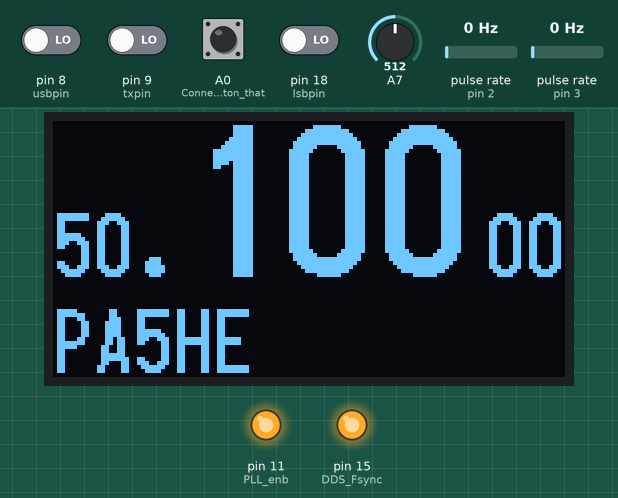
Bench run of a sketch on a simulated Arduino Pro Mini, built with avr-gcc and run on an emulated ATmega328P. Parts: 128×64 one-colour display, output pins drawn as LEDs (lit = HIGH). Wiring (inferred from the names in the program): 2 × pulse sensor: data pin 2 / data pin 3. The inputs (shaded band) are chosen by the test bench; at power-on: A0 (Connect_to_a_button_that) HIGH, pin 8 (usbpin), pin 9 (txpin), pin 18 (lsbpin) LOW, A7 = 512, pulse rate (sensors on pin 2, pin 3) 0 Hz. Pins used as bus, display or sensor lines are not drawn.

Above: at 1.2 s.
1.3 s: A0 (Connect_to_a_button_that) pulled LOW for 0.15 s
At 2.9 s:
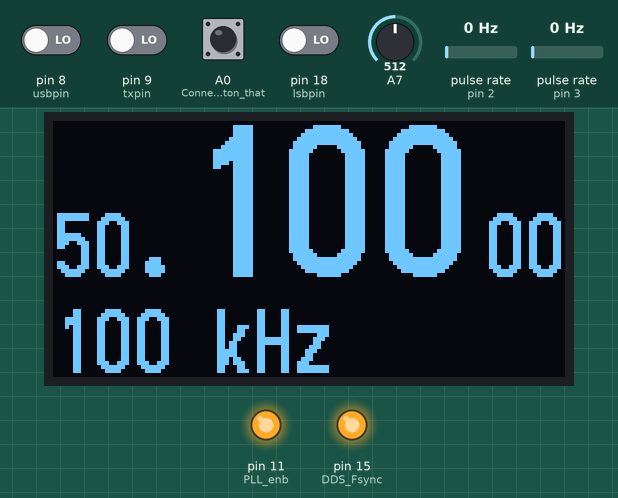
3.2 s: A0 (Connect_to_a_button_that) pulled LOW for 1 s
At 5.6 s:
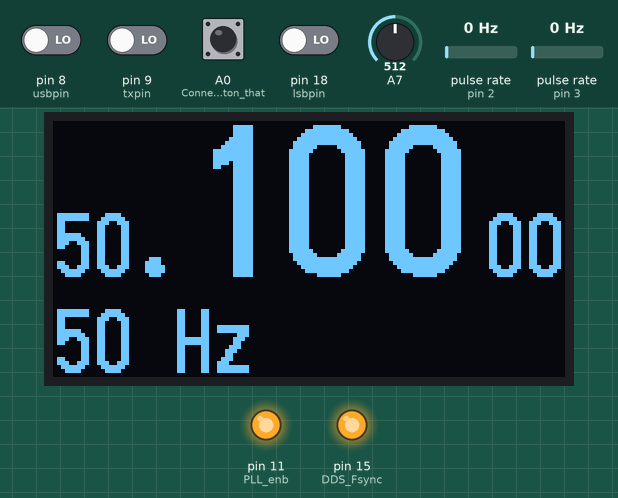
Timing chart, 0 to 7.1 s (numbered marks = the images above; inputs shaded):
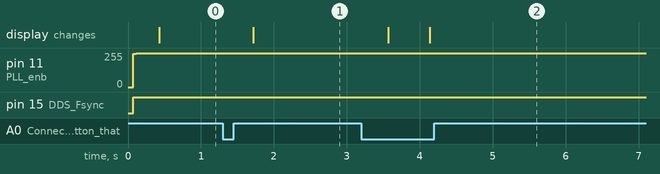

Measured:
- after the input at 1.3 s, the display: changes after 0.42 s (image 1)
- after the input at 3.2 s, the display: first changes after 0.37 s (image 2 shows a later state)

The sketch:

pll_initial.ino
```cpp
/* Display for CB transceiver Arduino mini and SSD1606 Display
 * Pins used :
 * Display D0=4  D1=5 Reset =6  DC=7
 * Encoder  pin 2 , pin3 , Switch =A0
 * PLL      10 , 11 , 12
 */
#include <Arduino.h>
#include <U8g2lib.h>

#ifdef U8X8_HAVE_HW_SPI
#include <SPI.h>
#endif
#ifdef U8X8_HAVE_HW_I2C
#include <Wire.h>
#endif
#define pulseLow(pin) {digitalWrite(pin, LOW); digitalWrite(pin, HIGH); }

int encoderPin1 = 3;             // encoder
int encoderPin2 = 2;             // encoder
int lsbpin = 18  ;                   // assign LSB to pin D18/A4 pin D13 (spare) happen to be connected to a LED on the pro mini PCB
int usbpin = 8  ;                   // assign usb to D8
int txpin= 9;                         // assign tx to D9
int PLL_enb = 11;                 // assign PLL enable to D11
int PLL_dta = 10;                  // assign PLL data to D10
int PLL_clk = 12;                   // assign PLL clock to D12
int DDS_SDA = 17;
int DDS_SCL = 16;
int DDS_Fsync = 15;
volatile int lastEncoded = 0;    // encoder
long lastencoderValue = 0;       // encoder
int lastMSB = 0;                     // encoder
int lastLSB = 0;                      // encoder
int encoderValue = 0;            // encoder
long rx=100000;                     // Starting frequency of VFO in 1Hz steps
const char* hertz = "PA5HE";
int  hertzPosition = 5;
long rx2=1;                    // variable to hold the updated frequency
long increment = 10000;     // starting VFO update increment in 10kHZ.
int buttonstate = 0;                          // if the button is pressed or not
int memstatus = 1;                          // value to notify if memory is current or old. 0=old, 1=current.
int_fast32_t timepassed = millis(); // int to hold the arduino millis since startup
int mode, oldmode =0;
int oldpotmeterValue=512;   //mid position potmeter
/*
  U8glib Example Overview:
    Frame Buffer Examples: clearBuffer/sendBuffer. Fast, but may not work with all Arduino boards because of RAM consumption
    Page Buffer Examples: firstPage/nextPage. Less RAM usage, should work with all Arduino boards.
    U8x8 Text Only Example: No RAM usage, direct communication with display controller. No graphics, 8x8 Text only.

  This is a page buffer example.
*/

// Please UNCOMMENT one of the contructor lines below
// U8g2 Contructor List (Picture Loop Page Buffer)
// The complete list is available here: https://github.com/olikraus/u8g2/wiki/u8g2setupcpp
// Please update the pin numbers according to your setup. Use U8X8_PIN_NONE if the reset pin is not connected
U8G2_SSD1306_128X64_NONAME_1_4W_SW_SPI u8g2(U8G2_R0, /* clock=*/ 4, /* data=*/ 5, /* cs=*/ U8X8_PIN_NONE, /* dc=*/ 7, /* reset=*/ 6);
//U8G2_SSD1306_128X64_NONAME_1_4W_HW_SPI u8g2(U8G2_R0, /* cs=*/ 12, /* dc=*/ 4, /* reset=*/ 6);	// Arduboy (Production, Kickstarter Edition)
//U8G2_SSD1306_128X64_NONAME_1_4W_HW_SPI u8g2(U8G2_R0, /* cs=*/ 10, /* dc=*/ 9, /* reset=*/ 8);
//U8G2_SSD1306_128X64_NONAME_1_3W_SW_SPI u8g2(U8G2_R0, /* clock=*/ 13, /* data=*/ 11, /* cs=*/ 10, /* reset=*/ 8);
//U8G2_SSD1306_128X64_NONAME_1_HW_I2C u8g2(U8G2_R0, /* reset=*/ U8X8_PIN_NONE);
//U8G2_SSD1306_128X64_NONAME_1_SW_I2C u8g2(U8G2_R0, /* clock=*/ 13, /* data=*/ 11, /* reset=*/ 8);
//U8G2_SSD1306_128X64_NONAME_1_SW_I2C u8g2(U8G2_R0, /* clock=*/ SCL, /* data=*/ SDA, /* reset=*/ U8X8_PIN_NONE);   // All Boards without Reset of the Display
//U8G2_SSD1306_128X64_NONAME_1_6800 u8g2(U8G2_R0, 13, 11, 2, 3, 4, 5, 6, A4, /*enable=*/ 7, /*cs=*/ 10, /*dc=*/ 9, /*reset=*/ 8);
//U8G2_SSD1306_128X64_NONAME_1_8080 u8g2(U8G2_R0, 13, 11, 2, 3, 4, 5, 6, A4, /*enable=*/ 7, /*cs=*/ 10, /*dc=*/ 9, /*reset=*/ 8);
//U8G2_SSD1306_128X64_VCOMH0_1_4W_HW_SPI u8g2(U8G2_R0, /* cs=*/ 10, /* dc=*/ 9, /* reset=*/ 8);	// same as the NONAME variant, but maximizes setContrast() range
// End of constructor list

void setup(void) {
  u8g2.begin();
  pinMode(encoderPin1, INPUT);
  pinMode(encoderPin2, INPUT);
  pinMode(usbpin,INPUT);
  pinMode(lsbpin,INPUT);
  pinMode(txpin,INPUT);
  digitalWrite(encoderPin1, HIGH);           //turn pullup resistor on
  digitalWrite(encoderPin2, HIGH);           //turn pullup resistor on
  attachInterrupt(0, updateEncoder, CHANGE); //interrupt connected to the encoder
  attachInterrupt(1, updateEncoder, CHANGE);
  pinMode(A0,INPUT);                         // Connect to a button that goes to GND on push
  digitalWrite(A0,HIGH);                     //turn pullup resistor on
  pinMode(PLL_enb, OUTPUT);                  // All pins connected to the PLL are outputs
  pinMode(PLL_dta, OUTPUT);
  pinMode(PLL_clk, OUTPUT);
  pinMode(DDS_Fsync, OUTPUT);
  pinMode(DDS_SDA, OUTPUT);
  pinMode(DDS_SCL, OUTPUT);
  resetPLL();
  setupDDS();
  setupPLL();                 //set the PLL
//  Serial.begin(9600);  //for debugging
}

void loop(void) {
    byte lsb=digitalRead(lsbpin);
    byte usb=digitalRead(usbpin);
    byte tx=digitalRead(txpin);
    mode=lsb+usb+tx;
    int frequencyerror = 400-512;                // add here the frequencyerror at 50MHz in Hz 512 is the offset from the clarifierpotmeter
    int offset=0;                                            //has to do with the 7.8MHz IF of the Palomar
    int potmeterValue = analogRead(A7);                                                                //read potmeter connected to pin 7 10bits ADC 0....1024
    if ((rx != rx2) || (mode!=oldmode)||(potmeterValue!=oldpotmeterValue)){    //determine if something has changed
           if (rx >=2000000){rx=rx2;};                                                                       // UPPER VFO LIMIT 52.000.0 MHz
           if (rx <=0){rx=rx2;};                                                                                   // LOWER VFO LIMIT 50.000.0 MHz
        if (tx){ offset=frequencyerror+2902-(lsb*5128);}
          else {offset=frequencyerror+(usb*2390)-(lsb*2738)+potmeterValue;}                                  //tx switches the clarifier off
        sendFrequency(rx+offset);                                                                               // frequency is send to the DDS
        showFreq();                                                                                                       //frequency is send to the display
        rx2 = rx;                                                                                                            //memory
           if (rx2 >=2000000){rx2=2000000;};        // Correction in case there have been 2 interrupts
           if (rx2 <=0){rx2=0;};                //
      }
  buttonstate = digitalRead(A0);                // button is connected to A0
 oldmode=mode;
 oldpotmeterValue=potmeterValue;
    if(buttonstate == LOW) {
        setincrement();
    };
    if(memstatus == 0){                    // Write the frequency to memory if not stored and 2 seconds have passed since the last frequency change.
      if(timepassed+2000 < millis()){
  //      storeMEM();
        }
      }
}

void setincrement(){
  if(increment == 10){increment = 50; hertz = "50 Hz";}
  else if (increment == 50){increment = 100;  hertz = "100 Hz";}
  else if (increment == 100){increment = 500; hertz="500 Hz"; }
  else if (increment == 500){increment = 1000; hertz="1 kHz"; }
  else if (increment == 1000){increment = 5000; hertz="5 kHz"; }
  else if (increment == 5000){increment = 10000; hertz="10 kHz"; }
  else if (increment == 10000){increment = 100000; hertz="100 kHz";}
  else{increment = 10; hertz = "10 Hz"; };
  showFreq();
  delay(200);   // added delay to get a more smooth reaction of the push button
}

void updateEncoder(){
int MSB = digitalRead(encoderPin1);        //MSB = most significant bit
int LSB = digitalRead(encoderPin2);         //LSB = least significant bit
int encoded = (MSB << 1) |LSB;               //converting the 2 pin value to single number
int sum = (lastEncoded << 2) | encoded;    //adding it to the previous encoded value
if(sum == 0b1101 || sum == 0b0100 || sum == 0b0010 || sum == 0b1011) encoderValue ++;
if(sum == 0b1110 || sum == 0b0111 || sum == 0b0001 || sum == 0b1000) encoderValue --;
if(encoderValue == 4) {rx=rx+increment ; encoderValue=0;} // there are 4 changes between one click of the encoder
if(encoderValue == -4) {rx=rx-increment ; encoderValue=0;}   // it can be neccessary to reduce these to 2 for other encoders
lastEncoded = encoded;                    //store this value for next time

}

void showFreq(){     //   0 frequency     1 frequencystep
   char m_str[2];
   byte millions=rx/1000000;             //MHz
   byte hundredk = ((rx/100000)%10);     //100kHz
   byte tenk = ((rx/10000)%10);               //10kHz
   byte onek = ((rx/1000)%10);                //1kHz
   byte hundreds = ((rx/100)%10);           //100Hz
   byte tens =((rx/10)%10);                      //10Hz
     u8g2.firstPage();
 do {    u8g2.setFont(u8g2_font_logisoso16_tf);
            u8g2.drawStr(0,39,"5");
            u8g2.drawStr(10,39,strcpy(m_str, u8x8_u8toa(millions, 1)));
            u8g2.drawStr(108,39,strcpy(m_str, u8x8_u8toa(hundreds, 1)));
            u8g2.drawStr(118,39,strcpy(m_str, u8x8_u8toa(tens, 1)));
            u8g2.drawStr(0,63,hertz);
            u8g2.setFont(u8g2_font_logisoso38_tn);
            u8g2.drawStr(18,39,".");
            u8g2.drawStr(32,39,strcpy(m_str, u8x8_u8toa(hundredk, 1)));
            u8g2.drawStr(56,39,strcpy(m_str, u8x8_u8toa(tenk, 1)));
            u8g2.drawStr(80,39,strcpy(m_str, u8x8_u8toa(onek, 1)));
         } while ( u8g2.nextPage() );
    timepassed = millis();
    memstatus = 0;           // Trigger memory write
                          };

void resetPLL(void){                          //RA2 enb RA0 clk RA1 dta
        int counter=0;                           // enable high 5 clocks
        digitalWrite(PLL_enb, HIGH);
        digitalWrite(PLL_clk,LOW);
        while (counter!=5 )
        {  digitalWrite(PLL_clk, HIGH);
           delayMicroseconds(3);
           digitalWrite(PLL_clk, LOW);
          delayMicroseconds(3) ;
            ++counter;   }
        counter =0;
        digitalWrite(PLL_clk, LOW);
        digitalWrite(PLL_dta, LOW);
        digitalWrite(PLL_enb, LOW);
           delayMicroseconds(3);
        while (counter!=3 )
        {  digitalWrite(PLL_clk, HIGH);
          delayMicroseconds(3);
          digitalWrite(PLL_clk, LOW);
          delayMicroseconds(3) ;
           ++counter;
        }
        digitalWrite(PLL_dta, HIGH);
        delayMicroseconds(3);
        digitalWrite(PLL_clk, HIGH);
        delayMicroseconds(3);
        digitalWrite(PLL_clk, LOW);
        digitalWrite(PLL_dta, LOW);
        delayMicroseconds(3);
        digitalWrite(PLL_clk, HIGH);
        delayMicroseconds(3);
        digitalWrite(PLL_clk, LOW);
        delayMicroseconds(3);
        digitalWrite(PLL_enb, HIGH);
                }


void sendFrequency(double frequency) {                            // frequency in hz above 50MHz
            frequency +=  57800000 ;                                        //add IF and basefrequency
            long freq = frequency *268435456/1470000000;    // 25 MHz clock on AD9833
                                                                                              // 1470 = 58.8 x 25Mhz
            //       Serial.print(freq,DEC); // DEBUG
            //       Serial.print("\n");
             digitalWrite(DDS_Fsync, LOW);
            tfr_byte(0x2000);                     //control word

             digitalWrite(DDS_Fsync, HIGH);
              digitalWrite(DDS_Fsync, LOW);

            tfr_byte(0x4000|(freq & 0x3FFF)); //LSB first
            freq>>=14;
            tfr_byte(0x4000|(freq & 0x3FFF));  //MSB next
             digitalWrite(DDS_Fsync, HIGH);
                                                    }

void tfr_byte(unsigned int data)  {                       // transfers 16 bits, MSB first to the 9833 via serial DDS_SDA line
                       for (int i=0; i<16; i++, data<<=1) {
                      if ((data&0x8000) == 0) { digitalWrite(DDS_SDA,0);}
                      else                               {digitalWrite(DDS_SDA,1); }
                      pulseLow(DDS_SCL);                                         //after each bit sent, CLK is pulsed low
                                                                    }

                                                    }


void pllregister(unsigned int count,unsigned int bits){
    digitalWrite(PLL_enb, LOW);
    digitalWrite(PLL_clk, LOW);
unsigned int mask ;
 mask = 0x01UL << (count-1);
   while (count!=0)
   { if ((mask&bits) != 0){
          digitalWrite(PLL_dta, HIGH);              // dta to 1
          delayMicroseconds(3);                       // not too fast
          digitalWrite(PLL_clk, HIGH);              // clk to 1

   }
   else { digitalWrite(PLL_dta, LOW);          // dta to 0
          delayMicroseconds(3);
          digitalWrite(PLL_clk, HIGH);             // clk to 1

   }
          delayMicroseconds(3);
          digitalWrite(PLL_clk, LOW);              // clk back to low
          delayMicroseconds(3);
       count--;
       mask=mask>>1;
   }
    digitalWrite(PLL_enb, HIGH);
    digitalWrite(PLL_clk, LOW);
}

void setupDDS(){
   digitalWrite(DDS_Fsync, LOW);
  tfr_byte(0x100);      // reset DDS
  tfr_byte(0x2000);    // set DDS 0x2020=block 0x2000=sine
   digitalWrite(DDS_Fsync, HIGH);
}

void setupPLL() {
     pllregister (8,0x70) ;                           //write C register 70hex
     pllregister (16,0x24C) ;                         //write N register N=588
     pllregister (15,10);                             //write R register 10 = 100kHz
                }
```
